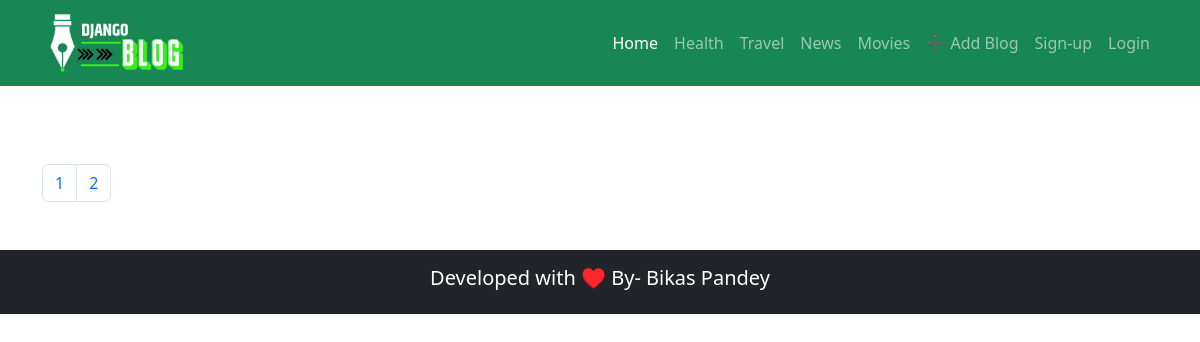
The app's page /news, older data.
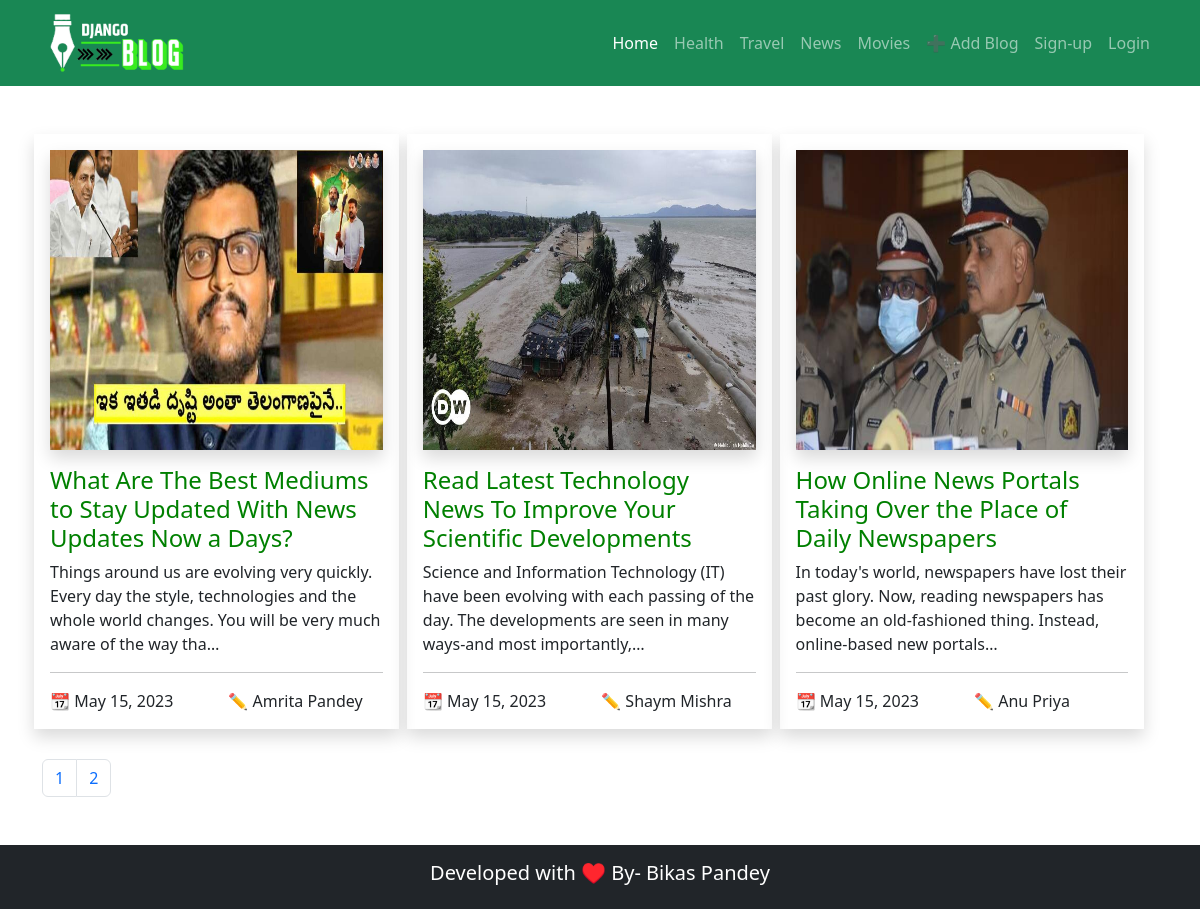
The same page, newer data.
### home/models.py (models this page shows, shortened)
class Blog(models.Model):
    title= models.CharField(max_length=100, null=True)
    slug = models.SlugField(max_length=100, unique=True, null=True)
    image= models.ImageField(upload_to='media', null=True)
    desc = models.TextField(null=True)
    author= models.CharField(max_length=100, null=True)
    author_pic = models.ImageField(upload_to='media', null=True)
    author_bio= models.TextField(null=True)
    category= models.ForeignKey(Category, on_delete=models.PROTECT, null=True)
    publish_date = models.DateField(auto_now=True, null=True)
    approved = models.BooleanField(null=True, default=False)

### pages/views.py (the view)
# urls.py: path('news', views.news, name='news'),
def news(request):
    news_blog = Blog.objects.filter(category_id=3)
    pagination = Paginator(news_blog, 6)
    page_number = request.GET.get('page')
    news_blog= pagination.get_page(page_number)
    return render(request, 'news.html',{'news_blog': news_blog})

### templates/news.html (shortened to what this page needs)
{% extends 'base.html' %}
{% block content %}
<div class="container mt-5 mb-5">
    <div class="row" style="margin-bottom: 30px;">
        {% for news in news_blog %}
        <div class="col-md-4 shadow p-3 mx-1"  style="width: 32%;">
            <img class="shadow" src="{{news.image.url}}" style="width: 100%; height: 300px;">
            <a href="{% url 'blog-detail' news.slug %}" style="text-decoration:none; color:green;"><h4 class="mt-3">{{news.title}}</h4></a>
            <p>{{news.desc |truncatechars:150}}
                <hr>
                <div class="row">
                    <div class="col-md-6">
                        📆 {{news.publish_date}}
                    </div>
                    <div class="col-md-6">
                        ✏️ {{news.author}}
                    </div>
                </div>
        </div>
        {% endfor %}
    </div>
    <nav aria-label="Page navigation example">
        <ul class="pagination">
          <li class="page-item"><a class="page-link" href="?page=1">1</a></li>
          <li class="page-item"><a class="page-link" href="?page=2">2</a></li>
        </ul>
      </nav>
</div>
{% endblock content %}

Row changes from the older to the newer data that the page shows:
added Blog: image (picture), title "What Are The Best Mediums to Stay Updated With News Updates Now a Days?", desc "Things around us are evolving very quickly. Every day the style, technologies and the whole world changes. You will be very much aware of the way tha…", publish_date "May 15, 2023", author "Amrita Pandey"
added Blog: image (picture), title "Read Latest Technology News To Improve Your Scientific Developments", desc "Science and Information Technology (IT) have been evolving with each passing of the day. The developments are seen in many ways-and most importantly,…", publish_date "May 15, 2023", author "Shaym Mishra"
added Blog: image (picture), title "How Online News Portals Taking Over the Place of Daily Newspapers", desc "In today's world, newspapers have lost their past glory. Now, reading newspapers has become an old-fashioned thing. Instead, online-based new portals…", publish_date "May 15, 2023", author "Anu Priya"
